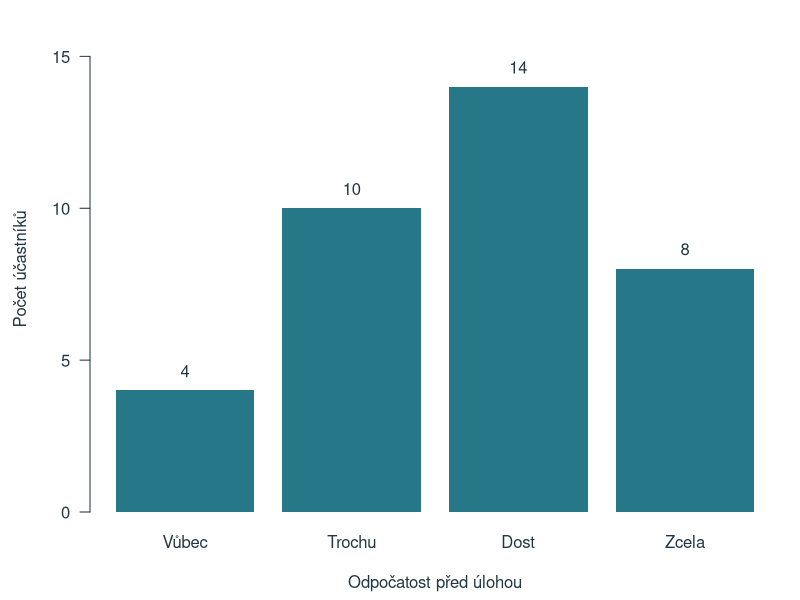
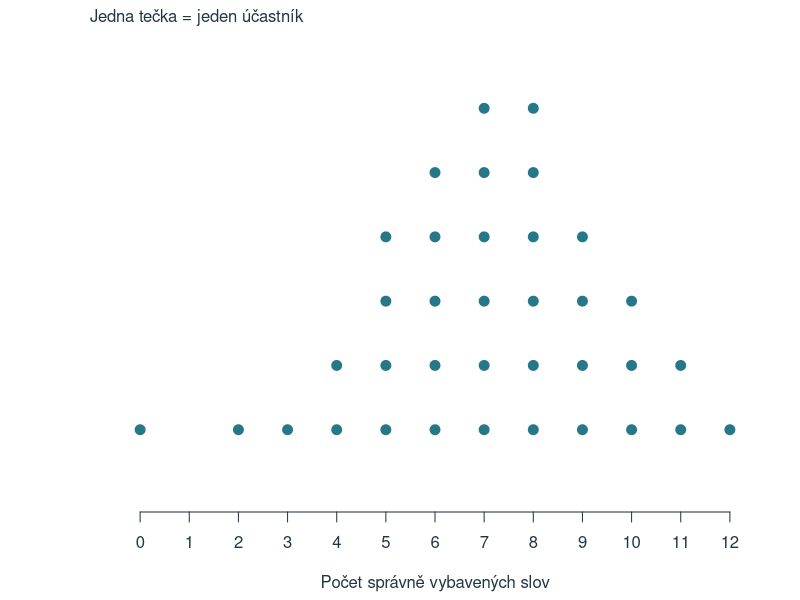
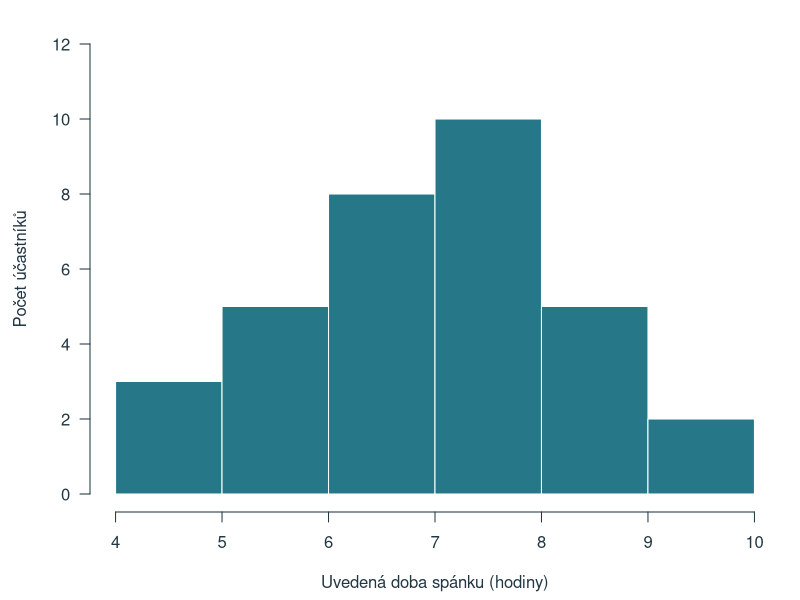
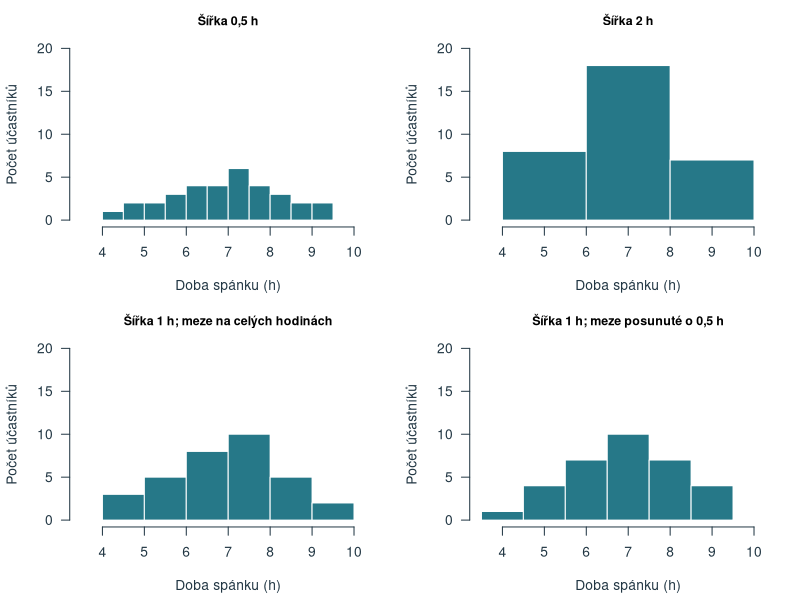
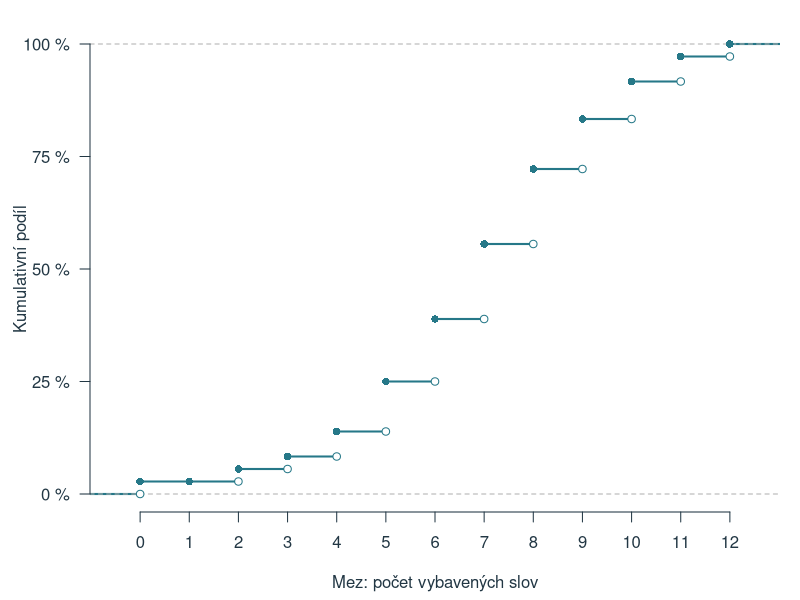
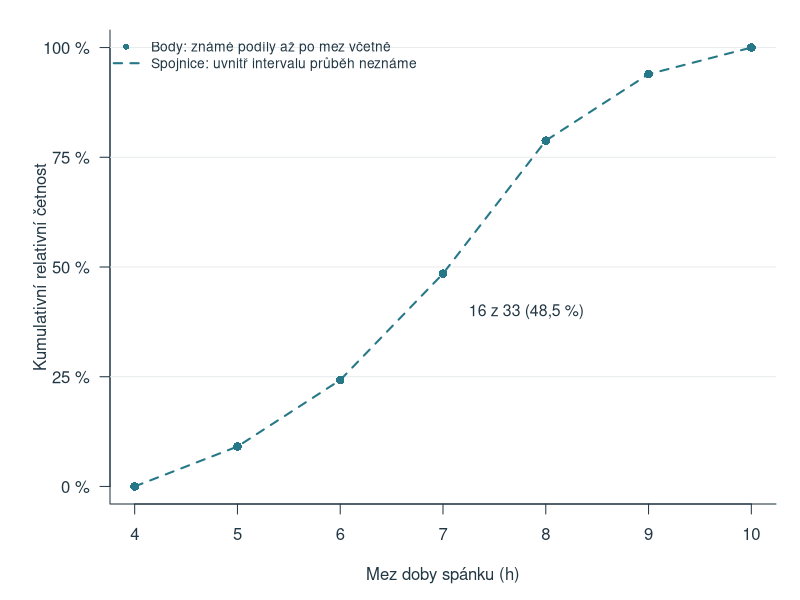
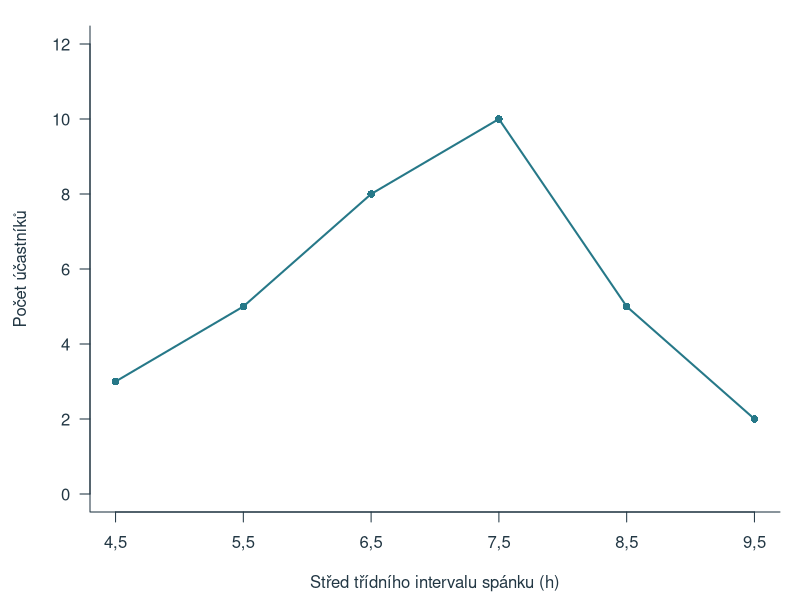
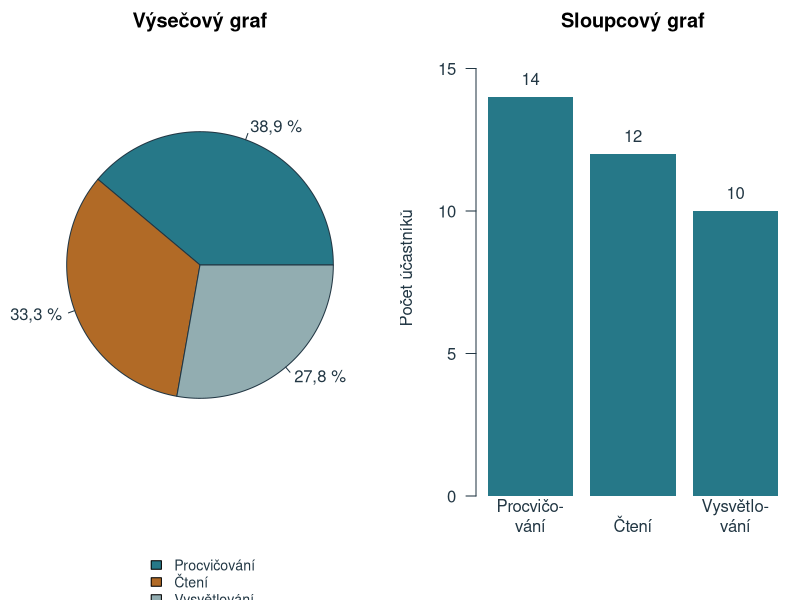

Write the R code that produced these figures, in order.
# Reproducible chapter figures. Base R only, run from the project root.
d <- read.csv('data/kapitola_02.csv', na.strings = '', fileEncoding = 'UTF-8')
out <- 'assets/chapter-02/plots'
dir.create(out, recursive = TRUE, showWarnings = FALSE)
ink <- '#223744'; blue <- '#267888'; orange <- '#B16A26'
draw <- function(name, code, width = 7, height = 4.5) {
  svg(file.path(out, paste0(name, '.svg')), width = width, height = height, family = 'sans', bg = 'white')
  par(mar = c(4.4, 4.5, 1.3, 1), las = 1, col.axis = ink, col.lab = ink, fg = ink, cex = 1)
  force(code)
  dev.off()
}
freq <- as.numeric(table(factor(d$odpocatost, levels = 1:4)))
draw('sloupce', {
  pos <- barplot(freq, names.arg = c('Vůbec', 'Trochu', 'Dost', 'Zcela'), col = blue,
    border = NA, ylim = c(0, 16), ylab = 'Počet účastníků', xlab = 'Odpočatost před úlohou')
  text(pos, freq + .65, freq)
})
draw('tecky', {
  v <- sort(d$slova); yy <- ave(v, v, FUN = seq_along)
  plot(v, yy, pch = 21, bg = blue, col = 'white', cex = 1.6, xlim = c(-.5, 12.5), ylim = c(0, 7),
    xaxt = 'n', yaxt = 'n', bty = 'n', xlab = 'Počet správně vybavených slov', ylab = '')
  axis(1, at = 0:12); mtext('Jedna tečka = jeden účastník', side = 3, adj = 0)
})
s <- d$spanek_h[!is.na(d$spanek_h)]
draw('histogram', {
  hist(s, breaks = 4:10, right = TRUE, include.lowest = FALSE, col = blue, border = 'white', main = '',
    xlab = 'Uvedená doba spánku (hodiny)', ylab = 'Počet účastníků', xaxt = 'n', ylim = c(0, 12))
  axis(1, at = 4:10)
})
draw('intervaly', {
  par(mfrow = c(2, 2), mar = c(4.4, 4.2, 2.5, .8))
  breaks_list <- list(seq(4,10,.5),seq(4,10,2),4:10,seq(3.5,10.5,1))
  titles <- c('Šířka 0,5 h','Šířka 2 h','Šířka 1 h; meze na celých hodinách',
    'Šířka 1 h; meze posunuté o 0,5 h')
  for (i in seq_along(breaks_list)) {
    hist(s, breaks = breaks_list[[i]], right = TRUE, include.lowest = FALSE, col = blue, border = 'white',
      main = titles[i], cex.main=.9,
      xlab = 'Doba spánku (h)', ylab = 'Počet účastníků', xlim = c(3.5, 10.5), ylim = c(0, 20))
  }
}, width = 8.2, height = 7.5)
draw('kumulativni', {
  plot(ecdf(d$slova), verticals = FALSE, do.points = FALSE, xlim = c(-.5, 12.5),
    ylim = c(0, 1), main = '', xlab = 'Mez: počet vybavených slov', ylab = 'Kumulativní podíl',
    xaxt = 'n', yaxt = 'n', col = blue, lwd = 2, frame.plot = FALSE)
  axis(1, at = 0:12); axis(2, at = c(0, .25, .5, .75, 1), labels = c('0 %', '25 %', '50 %', '75 %', '100 %'))
  f <- table(factor(d$slova, levels = 0:12)); cum <- cumsum(f)/nrow(d)
  points(0:12, cum, pch = 16, col = blue)
  points((0:12)[f>0], c(0,head(cum,-1))[f>0], pch = 21, bg = 'white', col = blue)
})
draw('kumulativni-seskupene', {
  h <- hist(s, breaks = 4:10, right = TRUE, include.lowest = FALSE, plot = FALSE)
  boundaries <- h$breaks
  cumulative <- c(0, cumsum(h$counts)) / length(s)
  par(mar = c(4.8, 5.5, 1.5, 1.2))
  plot(boundaries, cumulative, type = 'n', xlim = c(4, 10), ylim = c(0, 1),
    xlab = 'Mez doby spánku (h)', ylab = 'Kumulativní relativní četnost',
    xaxt = 'n', yaxt = 'n', bty = 'l')
  axis(1, at = 4:10)
  axis(2, at = c(0, .25, .5, .75, 1), labels = c('0 %', '25 %', '50 %', '75 %', '100 %'))
  abline(h = c(.25, .5, .75, 1), col = '#E6EBED', lty = 1)
  lines(boundaries, cumulative, col = blue, lwd = 2, lty = 2)
  points(boundaries, cumulative, col = blue, pch = 16, cex = 1.15)
  text(7.25, cumulative[4] - .07, '16 z 33 (48,5 %)', adj = c(0, 1), col = ink, cex = .95)
  legend('topleft', legend = c('Body: známé podíly až po mez včetně', 'Spojnice: uvnitř intervalu průběh neznáme'),
    col = blue, pch = c(16, NA), lty = c(NA, 2), lwd = c(NA, 2), bty = 'n', cex = .83)
}, width = 7.4, height = 4.6)

draw('polygon', {
  h <- hist(s, breaks = 4:10, right = TRUE, include.lowest = FALSE, plot = FALSE)
  plot(h$mids, h$counts, type = 'o', pch = 16, col = blue, lwd = 2, ylim = c(0, 12),
    xlab = 'Střed třídního intervalu spánku (h)', ylab = 'Počet účastníků', bty = 'l', xaxt = 'n')
  axis(1, at = h$mids, labels = sub('.', ',', as.character(h$mids), fixed = TRUE))
})
draw('vysecovy', {
  par(mfrow = c(1, 2), mar = c(5.5, 1, 2, 1))
  vals <- c(14, 12, 10); labs <- c('Procvičování', 'Čtení', 'Vysvětlování')
  pie(vals, labels = c('38,9 %', '33,3 %', '27,8 %'), col = c(blue, orange, '#92ADB1'), main = 'Výsečový graf')
  legend('bottom', legend = labs, fill = c(blue, orange, '#92ADB1'), bty = 'n', cex = .85, inset = c(0,-.28), xpd = NA)
  par(mar = c(5.2, 3.8, 2, .5))
  bp <- barplot(vals, names.arg = c('Procvičo-\nvání', 'Čtení', 'Vysvětlo-\nvání'), col = blue,
    ylim = c(0, 16), border = NA, ylab = 'Počet účastníků', main = 'Sloupcový graf')
  text(bp, vals+.65, vals)
}, width = 8.2, height = 4.8)
draw('tvary', {
  par(mfrow = c(2, 3), mar = c(3.2, 3, 2.5, .4), cex = .9)
  sets <- list(c(1,2,4,7,10,7,4,2,1), c(1,3,10,8,5,3,2,1,1), c(1,1,2,3,5,8,10,3,1),
    c(1,6,10,4,1,4,10,6,1), c(4,4,4,4,4,4,4,4,4), c(1,3,8,9,4,1,0,0,1))
  titles <- c('Přibližná souměrnost', 'Zešikmení doprava', 'Zešikmení doleva', 'Dva výrazné vrcholy', 'Rovnoměrné rozdělení', 'Odlehlé pozorování')
  for (i in seq_along(sets)) {
    plot(1:9, sets[[i]], type='h', lwd=12, lend=1, col=blue, xlim=c(.5,9.5), ylim=c(0,11),
      main=titles[i], xlab='Hodnota', ylab='Četnost', bty='l', xaxt='n')
    axis(1, at=c(1,5,9))
  }
}, width=9, height=5.8)
draw('podlaha-strop', {
  par(mfrow=c(1,2), mar=c(4.3,4,2.2,.5))
  for (i in 1:2) {
    vals <- if(i==1) c(15,7,4,3,2,1,1,1,1,1,0,0,0) else rev(c(15,7,4,3,2,1,1,1,1,1,0,0,0))
    plot(0:12, vals, type='h', lwd=9, lend=1, col=blue, ylim=c(0,16),
      xlab='Počet správných odpovědí (0–12)', ylab='Počet účastníků', bty='l',
      main=if(i==1) 'Možný efekt podlahy' else 'Možný efekt stropu')
  }
}, width=8.2, height=4)
draw('osa', {
  par(mfrow=c(1,2), mar=c(4,4,2.2,.5))
  for(i in 1:2) {
    low <- if(i==1) 0 else 27
    plot(c(.4,2.6), c(low,33), type='n', xaxt='n', xlab='Soubor', ylab='Počet odpovědí ano',
      main=if(i==1) 'Osa od nuly' else 'Osa začíná na 27', bty='l')
    rect(c(.65,1.65), low, c(1.35,2.35), c(30,32), col=blue,border=NA)
    axis(1,at=1:2,labels=c('A','B'))
    text(1:2, c(30,32), c(30,32), pos = 3, offset = .4)
  }
}, width=8.2,height=4)
draw('zaklad-procent', {
  par(mar=c(0,0,0,0))
  plot.new();plot.window(xlim=c(0,10),ylim=c(0,7),xaxs='i',yaxs='i')
  for (k in 1:2) {
    y <- if(k==1) 5.3 else 2.4
    text(.5,y+1.1,if(k==1) 'Všech šest účastníků' else 'Pět účastníků s platným údajem',adj=0,font=2)
    rect(.65,y-.65,if(k==1) 7.1 else 6,y+.65,border=ink,lwd=1.5)
    points(1:6+.2,rep(y,6),pch=c(21,21,21,21,21,22),cex=2.8,
      bg=c(blue,blue,blue,'white','white','#DFE3E5'),col=ink)
    text(6.2,y,'?',cex=.9)
    text(1:6+.2,y-.95,c('P02','P03','P06','P01','P04','P05'),cex=.8)
    text(8.5,y,if(k==1) '3 / 6\n50 %' else '3 / 5\n60 %',font=2,cex=1.15)
  }
  text(.5,.6,'Plný kruh: alespoň 7 h     Prázdný kruh: méně než 7 h\nČtverec s otazníkem: údaj chybí',adj=0,cex=.85)
},width=7.5,height=5.2)
draw('princip-kumulace', {
  par(mar=c(0,0,0,0));plot.new();plot.window(xlim=c(0,10),ylim=c(0,6),xaxs='i',yaxs='i')
  categories <- c(1,2,2,3,3,4)
  for(k in 1:2) {
    y<-if(k==1) 4.4 else 1.8
    selected<-if(k==1) categories==2 else categories<=2
    text(.5,y+1,if(k==1) 'Právě „trochu“' else 'Nejvýše „trochu“',adj=0,font=2)
    points(1:6,rep(y,6),pch=21,cex=2.8,bg=ifelse(selected,blue,'white'),col=ink)
    text(1:6,y-.6,c('vůbec','trochu','trochu','dost','dost','zcela'),cex=.85)
    text(8,y,paste(sum(selected),'ze 6'),font=2,cex=1.2)
  }
  text(.5,.3,'Jedna značka = jedna odpověď; plné značky započítáváme.',adj=0,cex=.85)
},width=7.5,height=4.5)
draw('meze-intervalu', {
  par(mar=c(0,0,0,0));plot.new();plot.window(xlim=c(5.7,8.9),ylim=c(0,6),xaxs='i',yaxs='i')
  for(k in 1:2) {
    y<-if(k==1) 4.4 else 1.9
    text(5.8,y+1.2,if(k==1) 'A: dolní mez patří, horní nepatří' else 'B: dolní mez nepatří, horní patří — používáme zde',adj=0,font=2,cex=.9)
    for(j in 1:2) {
      yy<-y-(j-1)*.55;lo<-5+j;hi<-lo+1;col<-c(blue,orange)[j]
      segments(lo,yy,hi,yy,col=col,lwd=3)
      points(c(lo,hi),c(yy,yy),pch=21,cex=1.5,col=col,
        bg=if(k==1)c(col,'white') else c('white',col))
    }
    text(6:8,y-.95,6:8)
    arrows(7,y+.8,7,if(k==1)y-.35 else y+.15,length=.09,col=ink)
    text(7.2,y+.7,'7,0 h',adj=0,cex=.85)
  }
  text(5.8,.2,'Plný krajní bod patří do intervalu; prázdný nepatří.',adj=0,cex=.85)
},width=8,height=4.8)
cat('Chapter 2: generated 14 figures from fixed data.\n')
